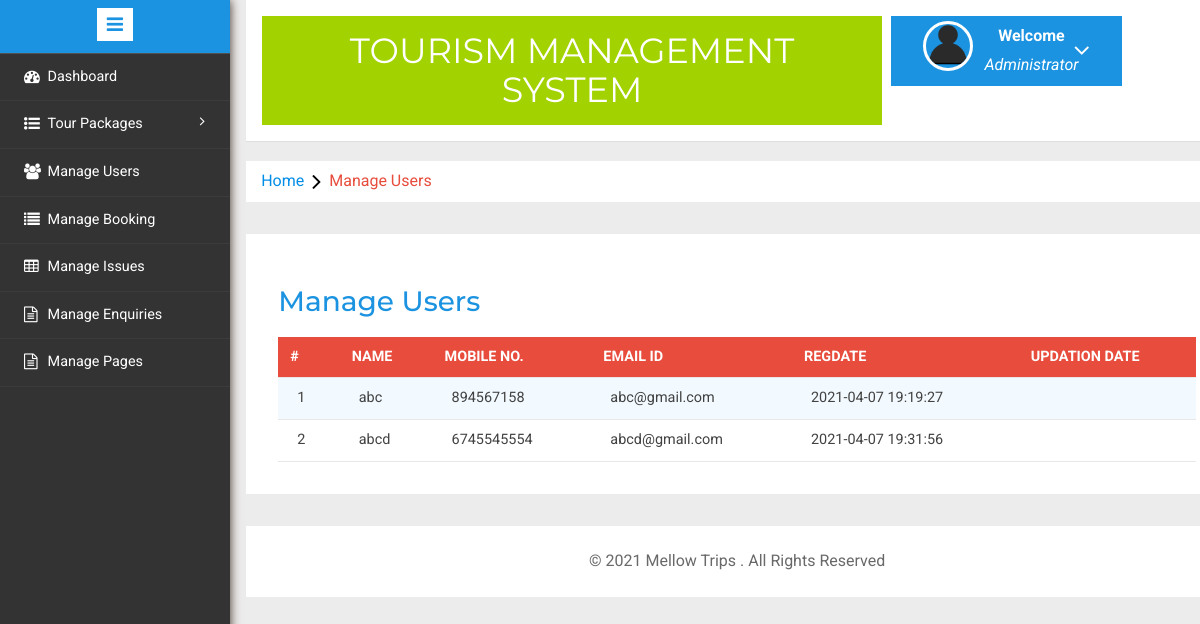
The app's page /Mellowtrips/admin/manage-users.php (signed in) with its own data.
### tables this page shows
CREATE TABLE `tblusers` (
  `id` int(11) NOT NULL,
  `FullName` varchar(100) DEFAULT NULL,
  `MobileNumber` char(10) DEFAULT NULL,
  `EmailId` varchar(70) DEFAULT NULL,
  `Password` varchar(100) DEFAULT NULL,
  `RegDate` timestamp NULL DEFAULT current_timestamp(),
  `UpdationDate` timestamp NULL DEFAULT NULL ON UPDATE current_timestamp()
);

### Mellowtrips/admin/manage-users.php (the view, shortened to what this page needs)
<?php
include('includes/config.php');
if(strlen($_SESSION['alogin'])==0)
	{
header('location:index.php');
}
else{
	?>
<!DOCTYPE HTML>
<html>
<head>
<link href="css/bootstrap.min.css" rel='stylesheet' type='text/css' />
<link href="css/style.css" rel='stylesheet' type='text/css' />
<link rel="stylesheet" href="css/morris.css" type="text/css"/>
<link href="css/font-awesome.css" rel="stylesheet">
<link rel="stylesheet" type="text/css" href="css/table-style.css" />
<link rel="stylesheet" type="text/css" href="css/basictable.css" />
<link rel="stylesheet" href="css/icon-font.min.css" type='text/css' />
</head>
<body>
   <div class="page-container">
<div class="left-content">
	   <div class="mother-grid-inner">
				<?php include('includes/header.php');?>
				</div>
<ol class="breadcrumb">
                <li class="breadcrumb-item"><a href="index.html">Home</a><i class="fa fa-angle-right"></i>Manage Users</li>
            </ol>
<div class="agile-grids">
				<div class="agile-tables">
					<div class="w3l-table-info">
					  <h2>Manage Users</h2>
					    <table id="table">
						<thead>
						  <tr>
						  <th>#</th>
							<th>Name</th>
							<th>Mobile No.</th>
							<th>Email Id</th>
							<th>RegDate </th>
							<th>Updation Date</th>
						  </tr>
						</thead>
						<tbody>
<?php $sql = "SELECT * from tblusers";
$query = $dbh -> prepare($sql);
$query->execute();
$results=$query->fetchAll(PDO::FETCH_OBJ);
$cnt=1;
if($query->rowCount() > 0)
{
foreach($results as $result)
{				?>
						  <tr>
							<td><?php echo htmlentities($cnt);?></td>
							<td><?php echo htmlentities($result->FullName);?></td>
							<td><?php echo htmlentities($result->MobileNumber);?></td>
							<td><?php echo htmlentities($result->EmailId);?></td>
							<td><?php echo htmlentities($result->RegDate);?></td>
							<td><?php echo htmlentities($result->UpdationDate);?></td>
						  </tr>
						 <?php $cnt=$cnt+1;} }?>
						</tbody>
					  </table>
					</div>
			</div>
<?php include('includes/footer.php');?>
</div>
</div>
						<?php include('includes/sidebarmenu.php');?>
							</div>
</body>
</html>
<?php } ?>

### Mellowtrips/admin/css/table-style.css (style rules this page uses)
table { background: white; border-collapse: collapse; margin: 1.25em 0 0; width: 100%; }
table tr, table th, table td { border: none; border-bottom: 1px solid #e8e8e8; font-size: .95em; }
table th, table td { padding: 10px 12px; text-align: left; }
table th { background: #e74c3c; color: #fff; text-transform: uppercase; }
table tr td { background: #f3faff; color: #424242; }
table tr:nth-of-type(2n+2) td { background: #ffffff; }
table { width: 100%; }

### records on screen
tblusers: FullName "abc", MobileNumber "894567158", EmailId "abc@gmail.com", RegDate "2021-04-07 19:19:27"
tblusers: FullName "abcd", MobileNumber "6745545554", EmailId "abcd@gmail.com", RegDate "2021-04-07 19:31:56"
